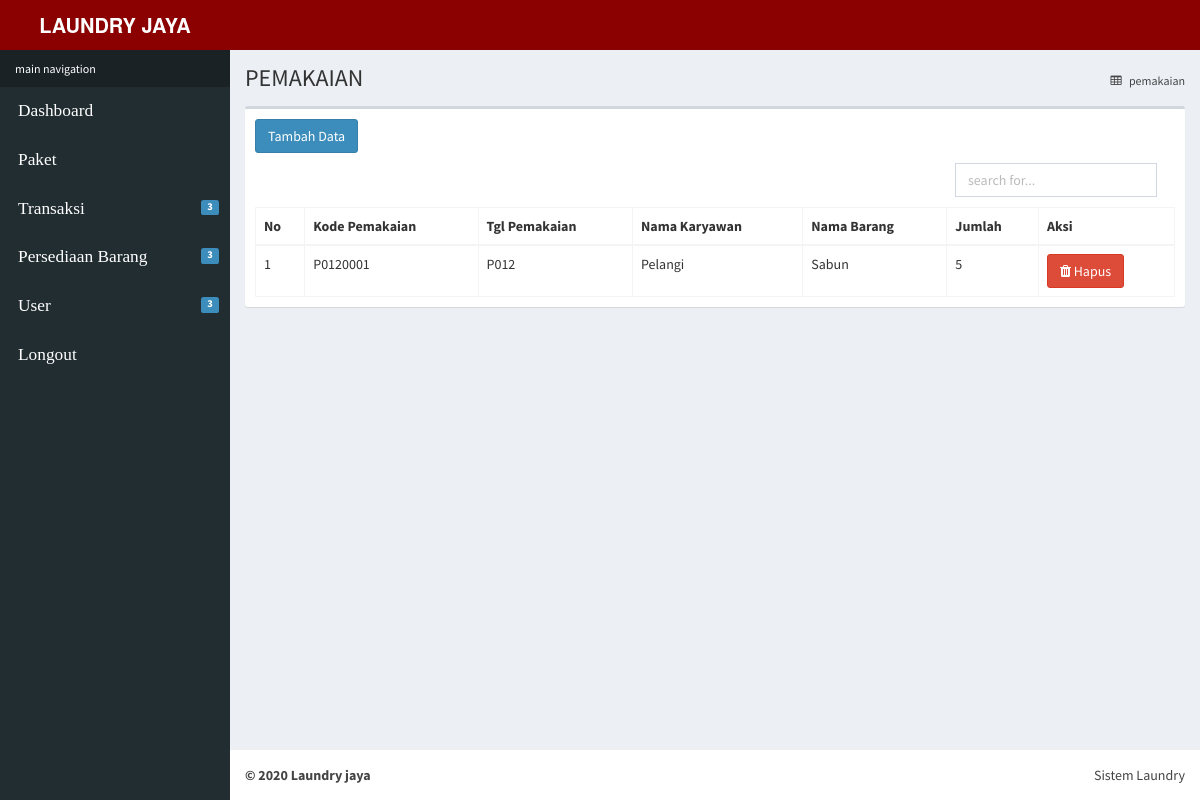
/index.php?p=pemakaian (signed in), run on the app's committed database.
### tables this page shows
CREATE TABLE `pemakaian` (
  `kode_pemakaian` varchar(255) NOT NULL,
  `nama_karyawan` varchar(225) NOT NULL,
  `tgl_pemakaian` date NOT NULL,
  `kode_barang` varchar(255) NOT NULL,
  `nama_barang` varchar(225) NOT NULL,
  `stok` int(11) NOT NULL
);

### pemakaian/pemakaian_index.php (the view, shortened to what this page needs)
<section class="content-header">
  <h1>
    PEMAKAIAN
  </h1>
  <ol class="breadcrumb">
    <li><a href="#"><i class="fa fa-table"></i> pemakaian</a></li>
  </ol>
</section>
<section class="content">
  <div class="row">
    <div class="col-xs-12">
      <div class="box">
        <div class="box-header">
          <a href="?p=input_pemakaian">
          <button type="button" class="btn btn-primary">Tambah Data</button>
        </a>
        </div>
        <div class="box-body">
        <div class="col-md-12 col-sm-12">
            <div style="float: right; width: 50%; padding: 10px; margin-top: -20px; margin-right: -230px;">
              <form action="" method="post" class="d-none d-md-inline-block form-inline ml-auto mr-0 mr-md my-1 my-md-0">
                <div class="input-group">
                  <input type="text" class="form-control" name="cari" autofocus placeholder="search for..." aria-label="search" aria-describedby="basic-addon2" autocomplete="off"  id="keyword">
               </div>
             </form>
          </div>
          </div>
          <table id="example2" class="table table-bordered table-hover">
            <thead>
              <tr>
                <th>No</th>
                <th>Kode Pemakaian</th>
                <th>Tgl Pemakaian</th>
                <th>Nama Karyawan</th>
                <th>Nama Barang</th>
                <th>Jumlah</th>
                <th>Aksi</th>
              </tr>
            </thead>
            <tbody>
              <tr>
               <?php
               include "koneksi.php";
               $cari ="";
               $query = "SELECT *FROM pemakaian where nama_barang like '%".$cari."%'";
               $no = 1;
               $sql = mysqli_query($connect, $query);
                 while($data = mysqli_fetch_array($sql)){
                ?>
                  <tr>
                  <td><?php echo $no++;?></td>
                  <td><?php echo $data['kode_pemakaian'];?></td>
                  <td><?php echo TanggalIndo($data['kode_pemakaian']);?></td>
                  <td><?php echo $data['nama_karyawan'];?></td>
                  <td><?php echo $data['nama_barang'];?></td>
                  <td><?php echo $data['stok'];?></td>
                  <td>
                  <a href="index.php?p=hapus_pemakaian&kode_pemakaian=<?php echo $data["kode_pemakaian"]; ?>" onclick=" return confirm('Anda Yakin Menghapus Data Ini');" class="btn btn-danger"><i class="fa fa-trash"></i> Hapus</a></td>
                  </tr>
              <?php
            }
            ?>
              </tbody>
          </table>
        </div>
      </div>
        </div>
      </div>
    </div>
  </div>

### data on the page
pemakaian: kode_pemakaian "P0120001", kode_pemakaian "P012", nama_karyawan "Pelangi", nama_barang "Sabun", stok "5"
